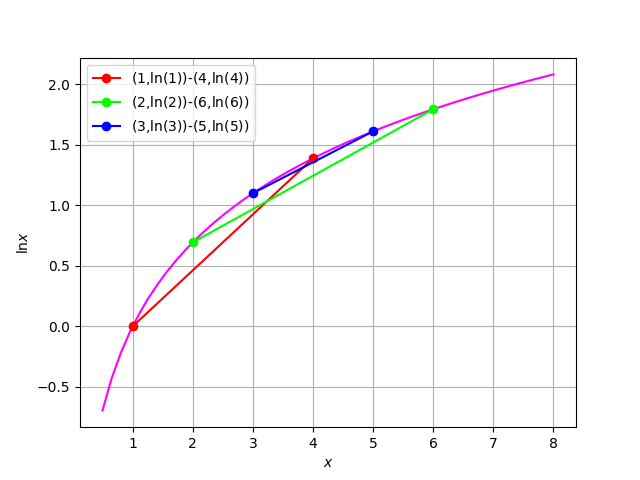

Write Python code to recreate this figure.
import numpy as np
import matplotlib.pyplot as plt


#Plotting log(x)
x = np.linspace(0.5,8,50)#points on the x axis
f=np.log(x)#Objective function
plt.plot(x,f,color=(1,0,1))
plt.grid()
plt.xlabel('$x$')
plt.ylabel('$\ln x$')


#Plot commands
#Plotting line segments with x>0 and y=logx 
#color used to color each line with a different color
plt.plot([1,4],[np.log(1),np.log(4)],color=(1,0,0),marker='o',label="($1$,$\ln(1)$)-($4$,$\ln(4)$)")
plt.plot([2,6],[np.log(2),np.log(6)],color=(0,1,0),marker='o',label="($2$,$\ln(2)$)-($6$,$\ln(6)$)")
plt.plot([3,5],[np.log(3),np.log(5)],color=(0,0,1),marker='o',label="($3$,$\ln(3)$)-($5$,$\ln(5)$)")
plt.legend(loc=2)
#plt.savefig('../figs/1.3.eps')
plt.show()#Reveals the plot









